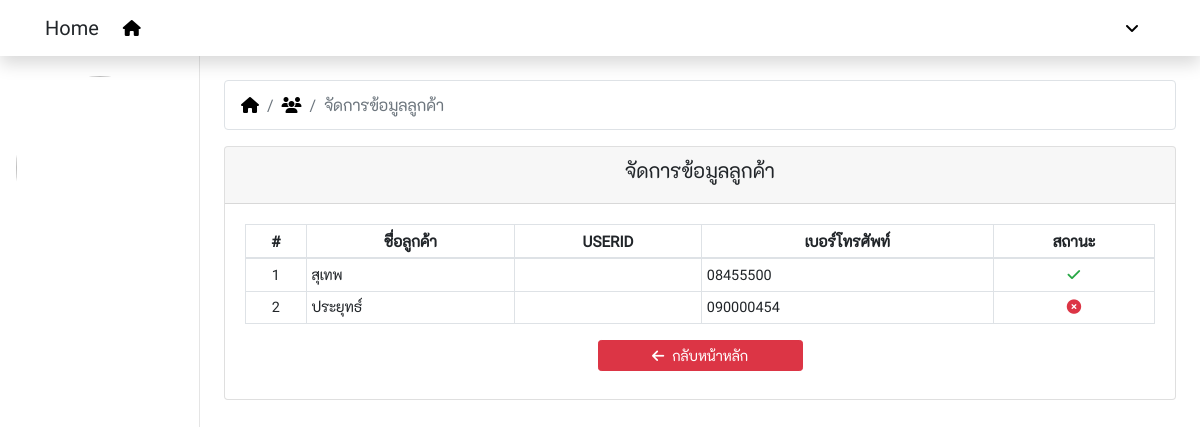
/customer.php, run on the app's committed database.
### tables this page shows
CREATE TABLE `ex_customer` (
  `ct_id` int(11) NOT NULL,
  `ct_name` varchar(100) NOT NULL,
  `ct_phone` varchar(50) NOT NULL,
  `ct_car` varchar(50) NOT NULL,
  `ct_address` varchar(100) NOT NULL,
  `ct_status` int(1) DEFAULT '1'
);

### config/function.php (called while the page is built, shortened)
<?php
  function getcustomer(){
    global $dbcon;
    $sql = "SELECT * FROM ex_customer";
    $stmt = $dbcon->prepare($sql);
    $stmt->execute();
    return $stmt;
  }
?>

### customer.php (the view, shortened to what this page needs)
<?php
  include_once 'config/connection.php';
  include_once 'config/function.php';
  $act = isset($_GET['act']) ? $_GET['act'] : 'index';
?>
<!DOCTYPE html>
<html lang="en">
<head>
  <link rel="stylesheet" href="node_modules/bootstrap/dist/css/bootstrap.min.css">
  <link rel="stylesheet" href="node_modules/@fortawesome/fontawesome-pro/css/all.min.css">
  <link rel="stylesheet" href="node_modules/datatables.net-bs4/css/dataTables.bootstrap4.min.css">
  <link rel="stylesheet" href="public/css/custom.css">
</head>
<body>
  <?php include_once 'inc/navbar.php' ?>
  <div class="container-fluid">
    <div class="row">
      <?php include_once 'inc/sidemenu.php' ?>
      <main role="main" class="col-xl-10 col-md-9 ml-sm-auto px-4">
        <?php
          if($act == 'index'):
        ?>
        <nav>
          <ol class="breadcrumb bg-white border">
            <li class="breadcrumb-item">
              <a href="request.php"><i class="fas fa-home"></i></a>
            </li>
            <li class="breadcrumb-item">
              <a href="users.php"><i class="fas fa-users"></i></a>
            </li>
            <li class="breadcrumb-item active">
              จัดการข้อมูลลูกค้า
            </li>
          </ol>
        </nav>
        <div class="row justify-content-center">
          <div class="col-12">
            <div class="card">
              <div class="card-header">
                <h5 class="text-center">จัดการข้อมูลลูกค้า</h5>
              </div>
              <div class="card-body">
                <div class="row justify-content-center">
                  <div class="col-12">
                    <div class="table-responsive">
                      <table id="data" class="table table-bordered table-hover table-sm">
                        <thead>
                          <tr>
                            <th>#</th>
                            <th>ชื่อลูกค้า</th>
                            <th>USERID</th>
                            <th>เบอร์โทรศัพท์</th>
                            <th>สถานะ</th>
                          </tr>
                        </thead>
                        <tbody>
                          <?php
                            $result = getcustomer();
                            foreach($result as $key => $row):
                          ?>
                          <tr>
                            <td><?php echo $key+1 ?></td>
                            <td class="text-left"><?php echo $row['ct_name'] ?> &nbsp <?php echo $row['ct_lastname'] ?></td>
                            <td class="text-left"><?php echo $row['ct_userid'] ?></td>
                            <td class="text-left"><?php echo $row['ct_phone'] ?></td>
                            <td>
                              <?php echo ($row['ct_status'] == 1
                                ? '<i class="fas fa-check text-success"></i>'
                                : '<i class="fas fa-times-circle text-danger"></i>')
                              ?>
                            </td>
                          </tr>
                          <?php
                            endforeach;
                          ?>
                        </tbody>
                      </table>
                    </div>
                  </div>
                  <div class="col-sm-3 pb-2">
                    <a class="btn btn-danger btn-sm btn-block" href="users.php">
                      <i class="fa fa-arrow-left pr-2"></i>กลับหน้าหลัก
                    </a>
                  </div>
                </div>
              </div>
            </div>
          </div>
        </div>
        <?php
          endif;
        ?>
      </main>
    </div>
  </div>
</body>
</html>

### public/css/custom.css (style rules this page uses)
body { font-family: 'robotoregular', 'k2dregular', Tahoma; }
td, tr { white-space: normal; text-align: center; vertical-align: middle !important; font-size: 0.95em; }
a { color: #000; }
.active , .active a { color: #DC3545; }
[role="main"] { padding-top: 80px; }

### data on the page
ex_customer: ct_name "สุเทพ", ct_phone "08455500", ct_status 1 (drawn)
ex_customer: ct_name "ประยุทธ์", ct_phone "090000454", ct_status 2 (drawn)
